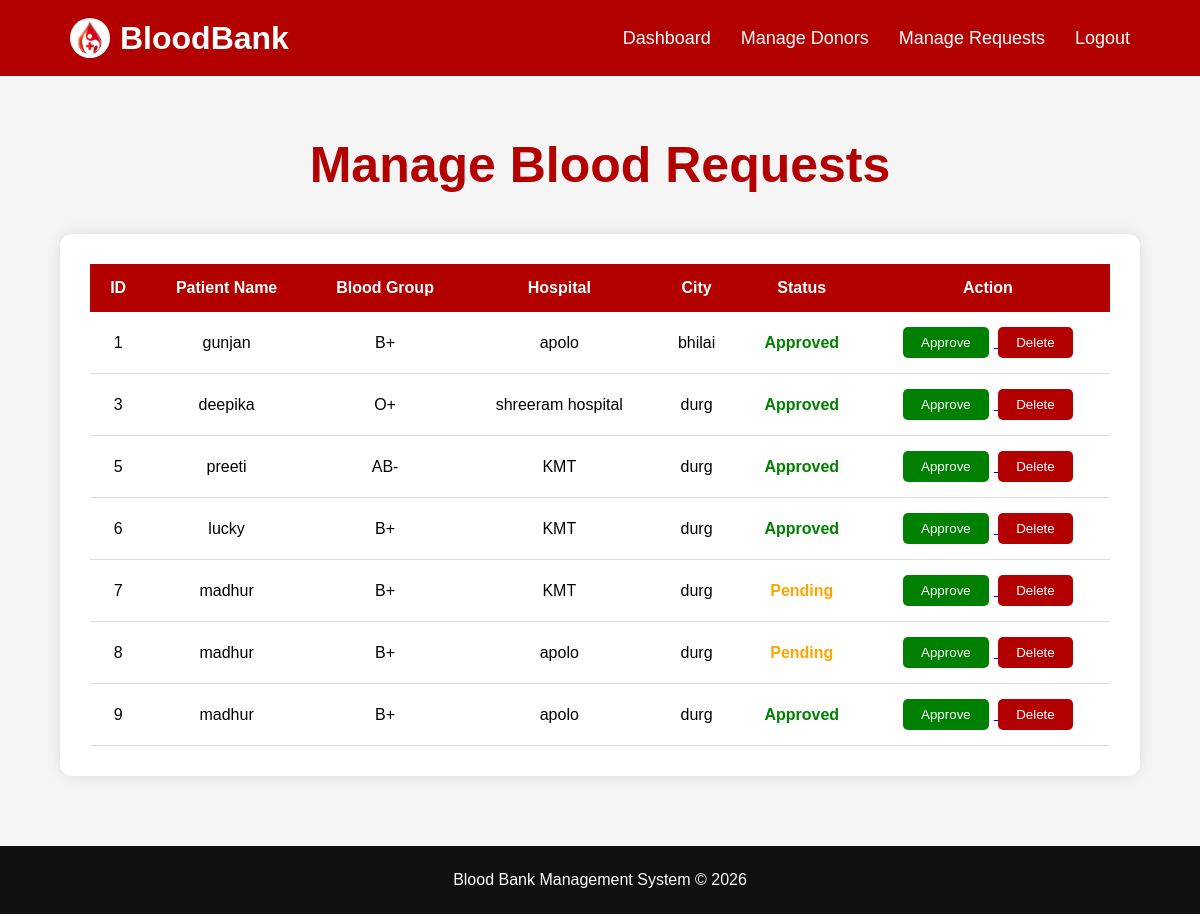
/manage-requests/, run on the app's committed database.
### main/models.py (models this page shows, shortened)
class BloodRequest(models.Model):
    patient_name=models.CharField(max_length=100)
    blood_group=models.CharField(max_length=5)
    hospital=models.CharField(max_length=100)
    city=models.CharField(max_length=100)
    contact=models.CharField(max_length=15)
    status=models.CharField(max_length=20,default='Pending')

### main/views.py (the view)
# urls.py: path('manage-requests/',views.manage_requests,name='manage_requests'),
def manage_requests(request):
    requests=BloodRequest.objects.all()
    context={
        'requests':requests
    }
    return render(request,'manage_requests.html',context)

### templates/manage_requests.html (shortened to what this page needs)
{% load static %}
<!DOCTYPE html>
<html lang="en">
<head>
</head>
<body>
<nav>
    <div class="logo">
    <img src="{% static 'images/blood.jpg' %}" alt="Logo">
    <span>BloodBank</span>
    </div>
    <ul>
        <li>
            <a href="{% url 'admin_dashboard' %}">
                Dashboard
            </a>
        </li>
        <li>
            <a href="{% url 'manage_donors' %}">
                Manage Donors
            </a>
        </li>
        <li>
            <a href="{% url 'manage_requests' %}">
                Manage Requests
            </a>
        </li>
        <li>
            <a href="{% url 'logout' %}">
              Logout
            </a>
        </li>
    </ul>
</nav>
<section class="manage">
    <div class="heading">
        <h1>Manage Blood Requests</h1>
    </div>
    <div class="table-box">
        <table>
            <tr>
                <th>ID</th>
                <th>Patient Name</th>
                <th>Blood Group</th>
                <th>Hospital</th>
                <th>City</th>
                <th>Status</th>
                <th>Action</th>
            </tr>
            {% if requests %}
                {% for request in requests %}
                <tr>
                    <td>{{ request.id }}</td>
                    <td>{{ request.patient_name }}</td>
                    <td>{{ request.blood_group }}</td>
                    <td>{{ request.hospital }}</td>
                    <td>{{ request.city }}</td>
                    <td>
                        {% if request.status == 'Pending' %}
                            <span class="status-pending">
                                {{ request.status }}
                            </span>
                        {% elif request.status == 'Approved' %}
                            <span class="status-approved">
                                {{ request.status }}
                            </span>
                        {% else %}
                            <span class="status-rejected">
                                {{ request.status }}
                            </span>
                        {% endif %}
                    </td>
                    <td>
                        <a href="{% url 'approve_request' request.id %}">
                            <button class="approve-btn">
                                Approve
                            </button>
                        </a>
                        <a href="{% url 'delete_request' request.id %}">
                            <button type="button"
                                    class="delete-btn">
                                Delete
                            </button>
                        </a>
                    </td>
                </tr>
                {% endfor %}
            {% else %}
            <tr>
                <td colspan="7">
                    No Blood Requests Available
                </td>
            </tr>
            {% endif %}
        </table>
    </div>
</section>
<footer>
    <p>
        Blood Bank Management System © 2026
    </p>
</footer>
</body>
</html>

### templates/manage_requests.html (style rules this page uses)
* { margin:0; padding:0; box-sizing:border-box; font-family:Arial; }
body { background:#f5f5f5; overflow-x:hidden; }
nav { width:100%; background:#b30000; padding:18px 70px; display:flex; justify-content:space-between; align-items:center; }
.logo { display:flex; align-items:center; gap:10px; color:white; font-size:32px; font-weight:bold; }
.logo img { width:40px; height:40px; border-radius:50%; background:white; padding:2px; object-fit:cover; }
nav ul { display:flex; list-style:none; gap:30px; }
nav ul li a { color:white; text-decoration:none; font-size:18px; transition:.3s; }
.manage { width:90%; margin:60px auto; }
.heading { text-align:center; margin-bottom:40px; }
.heading h1 { color:#b30000; font-size:50px; }
.table-box { background:white; padding:30px; border-radius:12px; box-shadow:0 0 15px rgba(0,0,0,.1); overflow-x:auto; }
table { width:100%; border-collapse:collapse; min-width:850px; }
table th { background:#b30000; color:white; padding:15px; text-align:center; }
table td { padding:15px; text-align:center; border-bottom:1px solid #ddd; }
.approve-btn { padding:8px 18px; border:none; background:green; color:white; border-radius:5px; cursor:pointer; margin-right:5px; transition:.3s; }
.delete-btn { padding:8px 18px; border:none; background:#b30000; color:white; border-radius:5px; cursor:pointer; transition:.3s; }
.status-pending { color:orange; font-weight:bold; }
.status-approved { color:green; font-weight:bold; }
footer { background:#111; color:white; text-align:center; padding:25px; margin-top:70px; }

### data on the page
BloodRequest: id "1", patient_name "gunjan", blood_group "B+", hospital "apolo", city "bhilai", status "Approved"
BloodRequest: id "3", patient_name "deepika", blood_group "O+", hospital "shreeram hospital", city "durg", status "Approved"
BloodRequest: id "5", patient_name "preeti", blood_group "AB-", hospital "KMT", city "durg", status "Approved"
BloodRequest: id "6", patient_name "lucky", blood_group "B+", hospital "KMT", city "durg", status "Approved"
BloodRequest: id "7", patient_name "madhur", blood_group "B+", hospital "KMT", city "durg", status "Pending"
BloodRequest: id "8", patient_name "madhur", blood_group "B+", hospital "apolo", city "durg", status "Pending"
BloodRequest: id "9", patient_name "madhur", blood_group "B+", hospital "apolo", city "durg", status "Approved"
